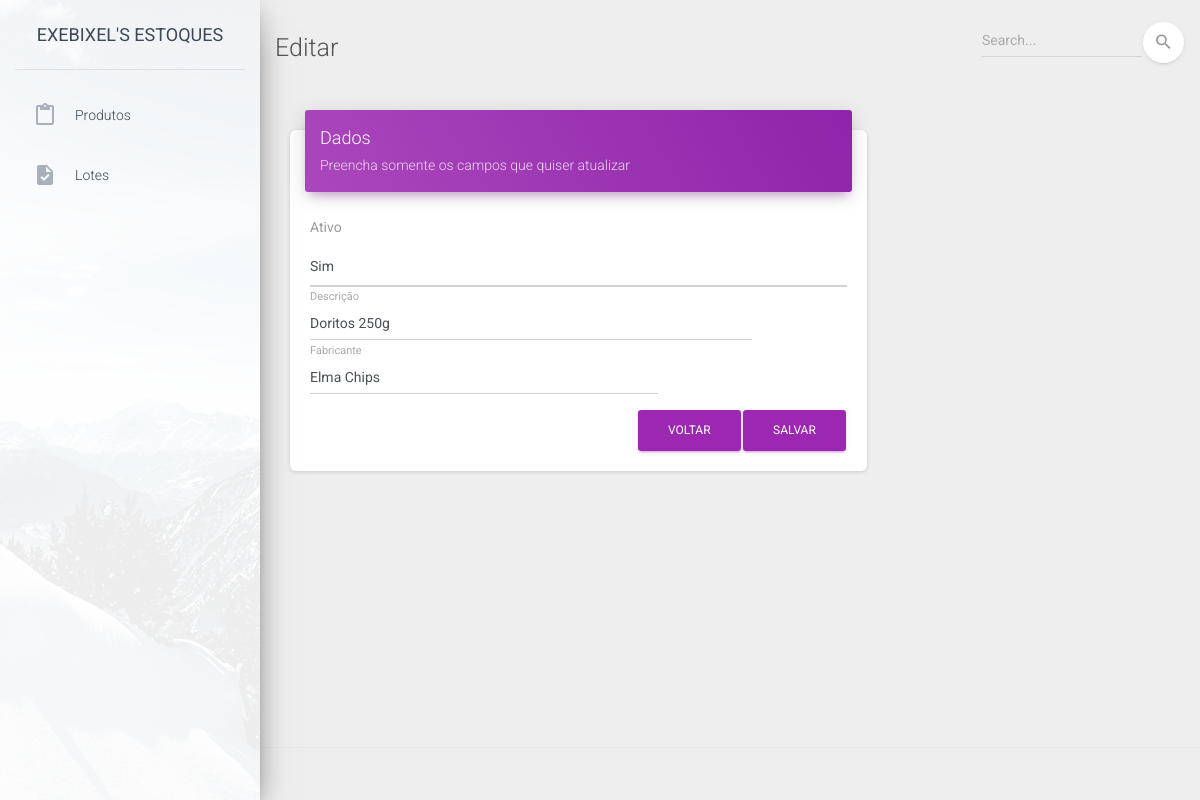
Page /produtos/form.php?id=2 on the committed database.
### tables this page shows
CREATE TABLE `produto` (
  `produto_id` int(11) NOT NULL AUTO_INCREMENT,
  `descricao` varchar(60) NOT NULL,
  `fabricante` varchar(60) DEFAULT NULL,
  `ativo` tinyint(1) NOT NULL DEFAULT 1,
  `data_cadastro` datetime NOT NULL DEFAULT current_timestamp(),
  `data_atualizacao` datetime NOT NULL DEFAULT current_timestamp() ON UPDATE current_timestamp(),
  PRIMARY KEY (`produto_id`)
);

### produtos/form.php (the view, shortened to what this page needs)
<?php
    include_once "../conexao.php";
    if (isset($_GET['id'])){
        $id = $_GET['id'];
        $sql = 'SELECT * FROM produto WHERE produto_id = ' .$id;
        $dados_produto = $connect->query($sql);
        foreach ($dados_produto as $dado){
            $infos = $dado;
        }
    }else{
        $id = 0;
    }
?>
<!DOCTYPE html>
<html lang="pt">
    <head>
        <?php
            include_once "../common/head.php";
        ?>
    </head>
    <body class="">
        <div class="wrapper ">
            <?php
            include_once "../common/sidebar.php";
            ?>
            <div class="main-panel">
                <nav class="navbar navbar-expand-lg navbar-transparent navbar-absolute fixed-top ">
                    <div class="container-fluid">
                        <div class="navbar-wrapper">
                            <?= $id ? "<h3>Editar</h3>" : "<h3>Cadastrar</h3>" ?>
                        </div>
                        <div class="collapse navbar-collapse justify-content-end">
                            <form class="navbar-form">
                                <div class="input-group no-border">
                                    <input type="text" value="" class="form-control" placeholder="Search...">
                                    <button type="submit" class="btn btn-white btn-round btn-just-icon">
                                        <i class="material-icons">search</i>
                                        <div class="ripple-container"></div>
                                    </button>
                                </div>
                            </form>
                        </div>
                    </div>
                </nav>
                <div class="content">
                    <div class="container-fluid">
                        <div class="row">
                            <div class="col-md-8">
                                <div class="card">
                                    <div class="card-header card-header-primary">
                                        <h4 class="card-title">Dados</h4>
                                        <p class="card-category"><?= $id ? "Preencha somente os campos que quiser atualizar" : "Complete os campos"?></p>
                                    </div>
                                    <div class="card-body">
                                        <form action="salvar.php" method="post">
                                            <div class="row">
                                                <div class="col-md-12">
                                                    <div class="form-group">
                                                        <label class="bmd-label-floating">Ativo</label>
                                                        <select class="form-control" name="ativo">
                                                            <option value="1" <?= $id && $infos['ativo'] == 1 ? "selected" : "" ?>>Sim</option>
                                                        </select>
                                                    </div>
                                                </div>
                                            </div>
                                            <div class="row">
                                                <div class="col-md-10">
                                                    <div class="form-group">
                                                        <label class="bmd-label-floating">Descrição</label>
                                                        <input type="text" class="form-control" name="descricao" value="<?= $id ? $infos['descricao'] : "" ?>" <?= $id ? "" : "required" ?>/>
                                                    </div>
                                                </div>
                                            </div>
                                            <div class="row">
                                                <div class="col-md-8">
                                                    <div class="form-group">
                                                        <label class="bmd-label-floating">Fabricante</label>
                                                        <input type="text" class="form-control" name="fabricante" value="<?= $id ? $infos['fabricante'] : "" ?>"/>
                                                    </div>
                                                </div>
                                            </div>
                                            <button type="submit" class="btn btn-primary pull-right">Salvar</button>
                                            <a href="index.php"><button type="button" class="btn btn-primary pull-right">Voltar</button></a>
                                            <div class="clearfix"></div>
                                        </form>
                                    </div>
                                </div>
                            </div>
                        </div>
                    </div>
                </div>
                <?php
                    include_once "../common/footer.php";
                ?>
            </div>
        </div>
    </body>
</html>

### rows in the picture
produto: ativo "Sim", descricao "Doritos 250g", fabricante "Elma Chips"
